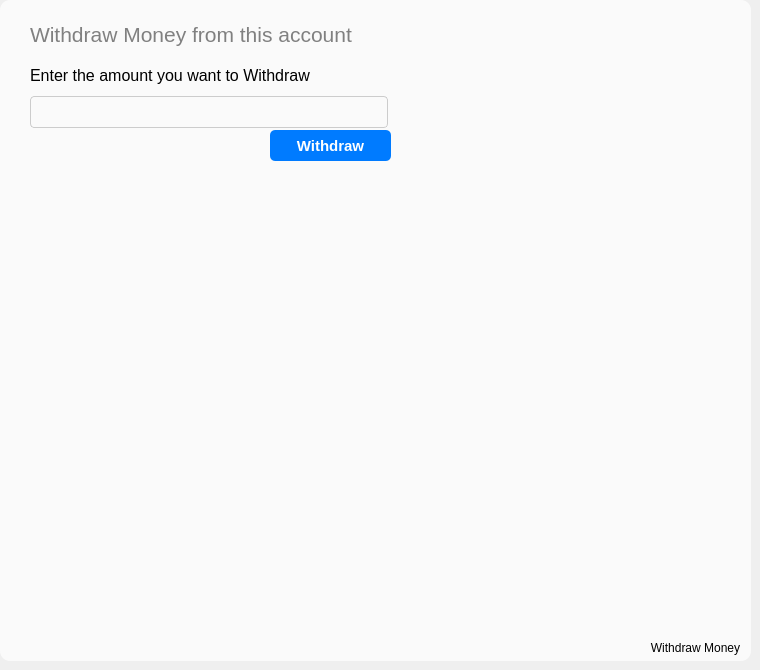
   <widget class="QWidget" name="WithdrawMoney_Page">
    <widget class="QGroupBox" name="groupBox_5">
     <property name="geometry">
      <rect>
       <x>0</x>
       <y>0</y>
       <width>751</width>
       <height>661</height>
      </rect>
     </property>
     <property name="styleSheet">
      <string notr="true">background-color: rgb(250,250,250);
border-radius:10px</string>
     </property>
     <property name="title">
      <string/>
     </property>
     <widget class="QLabel" name="label_9">
      <property name="geometry">
       <rect>
        <x>30</x>
        <y>20</y>
        <width>451</width>
        <height>28</height>
       </rect>
      </property>
      <property name="font">
       <font>
        <pointsize>16</pointsize>
       </font>
      </property>
      <property name="styleSheet">
       <string notr="true">color:gray</string>
      </property>
      <property name="text">
       <string>Withdraw Money from this account</string>
      </property>
     </widget>
     <widget class="QPushButton" name="Withdraw_button">
      <property name="geometry">
       <rect>
        <x>270</x>
        <y>130</y>
        <width>121</width>
        <height>31</height>
       </rect>
      </property>
      <property name="font">
       <font>
        <pointsize>11</pointsize>
        <bold>true</bold>
       </font>
      </property>
      <property name="styleSheet">
       <string notr="true">background-color: #007bff;
color: white;
padding: 4px 16px;
border: none;
border-radius: 5px;</string>
      </property>
      <property name="text">
       <string>Withdraw</string>
      </property>
     </widget>
     <widget class="QWidget" name="layoutWidget_4">
      <property name="geometry">
       <rect>
        <x>30</x>
        <y>60</y>
        <width>358</width>
        <height>68</height>
       </rect>
      </property>
      <layout class="QVBoxLayout" name="verticalLayout_7">
       <item>
        <widget class="QLabel" name="label_11">
         <property name="font">
          <font>
           <pointsize>12</pointsize>
          </font>
         </property>
         <property name="styleSheet">
          <string notr="true">color:black</string>
         </property>
         <property name="text">
          <string>Enter the amount you want to Withdraw</string>
         </property>
        </widget>
       </item>
       <item>
        <widget class="QLineEdit" name="Withdraw_Amount">
         <property name="sizePolicy">
          <sizepolicy hsizetype="Expanding" vsizetype="Maximum">
           <horstretch>0</horstretch>
           <verstretch>0</verstretch>
          </sizepolicy>
         </property>
         <property name="minimumSize">
          <size>
           <width>32</width>
           <height>32</height>
          </size>
         </property>
         <property name="styleSheet">
          <string notr="true">border: 1px solid #ccc;
border-radius:4px;
color:black;</string>
         </property>
        </widget>
       </item>
      </layout>
     </widget>
     <widget class="QPushButton" name="pushButton_4">
      <property name="geometry">
       <rect>
        <x>650</x>
        <y>640</y>
        <width>91</width>
        <height>16</height>
       </rect>
      </property>
      <property name="styleSheet">
       <string notr="true">color:black</string>
      </property>
      <property name="text">
       <string>Withdraw Money</string>
      </property>
     </widget>
    </widget>
   </widget>
